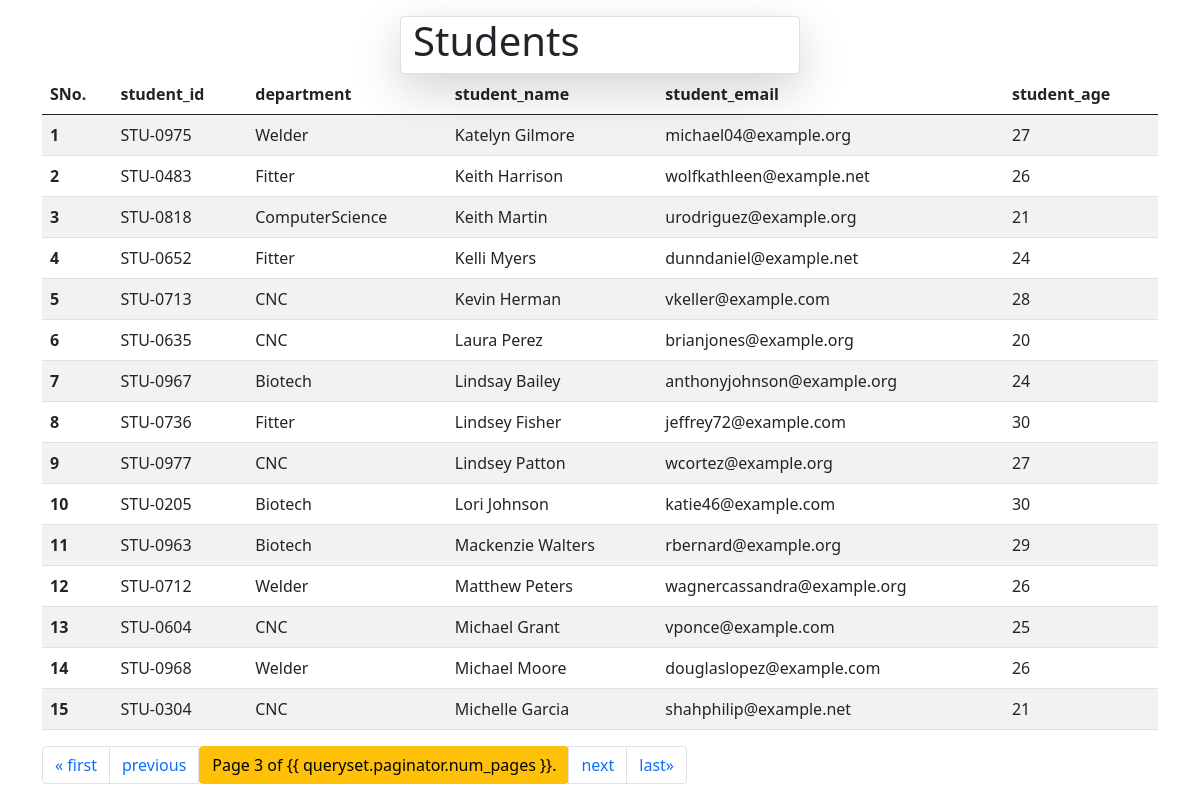
Page /students/?page=3 on the earlier database version.
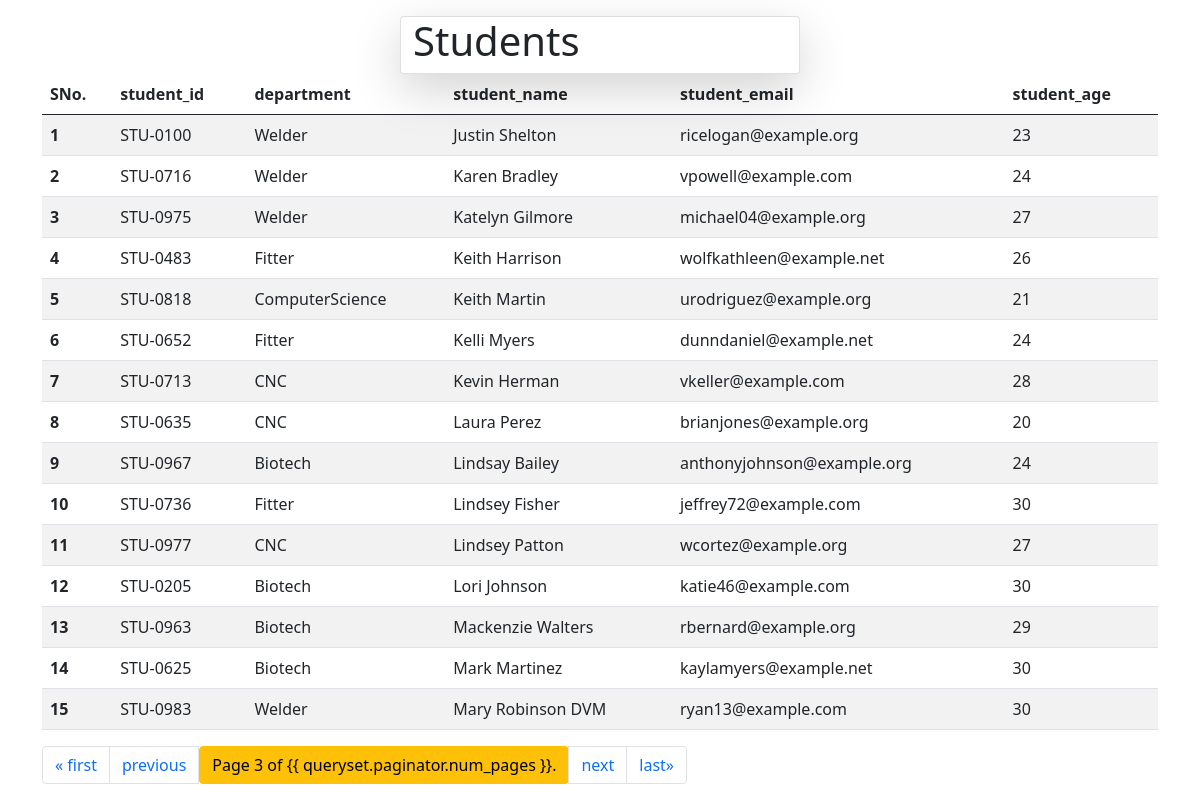
Same page on the later database version.
### vege/models.py (models this page shows)
class Student(models.Model):
    department = models.ForeignKey(
        Department, related_name="depart", on_delete=models.CASCADE)
    student_id = models.OneToOneField(
        StudentID, related_name="studentid", on_delete=models.CASCADE)
    student_name = models.CharField(max_length=100)
    student_email = models.EmailField(unique=True)
    student_age = models.IntegerField(default=18)
    student_address = models.TextField()
    def __str__(self) -> str:
        return self.student_name
    class Meta:
        ordering = ['student_name']
        verbose_name = "student"

class StudentID(models.Model):
    student_id = models.CharField(max_length=100)
    def __str__(self) -> str:
        return self.student_id

class Department(models.Model):
    department = models.CharField(max_length=100)
    def __str__(self) -> str:
        return self.department
    class Meta:
        ordering = ['department']

### vege/views.py (the view)
# urls.py: path('students/',views.get_students,name='get_studentss'),
def get_students(request):
    queryset = Student.objects.all()
    if request.GET.get('search'):
        search=request.GET.get('search')
        queryset=queryset.filter(Student_name__icontains=search)
    paginator = Paginator(queryset, 15)  # Show 25 contacts per page.
    page_number = request.GET.get("page", 1)
    page_obj = paginator.get_page(page_number)
    return render(request, 'report/students.html', {'queryset': page_obj})

### vege/templates/report/students.html (shortened to what this page needs)
<!DOCTYPE html>
<html lang="en">
<head>
    <link href="https://cdn.jsdelivr.net/npm/bootstrap@5.0.2/dist/css/bootstrap.min.css" rel="stylesheet"
>
</head>
<body>
    <div class="container col-4 card mt-3 shadow-lg">
        <h1>Students</h1>
    </div>
    <div class="container">
        <table class="table table-striped">
            <thead class="thead-dark">
                <tr>
                    <th scope="col">SNo.</th>
                    <th scope="col">student_id</th>
                    <th scope="col">department</th>
                    <th scope="col">student_name</th>
                    <th scope="col">student_email</th>
                    <th scope="col">student_age</th>
                </tr>
            </thead>
            <tbody>
                {% for student in queryset %}
                <tr>
                    <th scope="row">{{forloop.counter}}</th>
                    <td>{{student.student_id}}</td>
                    <td>{{student.department}}</td>
                    <td>{{student.student_name}}</td>
                    <td>{{student.student_email}}</td>
                    <td>{{student.student_age}}</td>
                </tr>
                {% endfor %}
            </tbody>
        </table>
        <div class="pagination">
            <nav aria-label="Page navigation example">
                <ul class="pagination">
                    {% if queryset.has_previous %}
                    <li class="page-item"><a class="page-link" href="?page=1">&laquo; first</a></li>
                    <li class="page-item"><a class="page-link"
                            href="?page={{ queryset.previous_page_number }}">previous</a></li>
                    {% endif %}
                    <span class="current btn btn-warning">Page {{ queryset.number }} of {{ queryset.paginator.num_pages
                        }}.</span>
                    {% if queryset.has_next %}
                    <li class="page-item"><a class="page-link" href="?page={{ queryset.next_page_number }}">next</a>
                    </li>
                    <li class="page-item"><a class="page-link"
                            href="?page={{ queryset.paginator.num_pages }}">last&raquo;</a></li>
                    {% endif %}
                </ul>
            </nav>
        </div>
    </div>
</body>
</html>

Differences in the rows shown:
no longer on this page (row unchanged): Student: student_id "STU-0712", department "Welder", student_name "Matthew Peters", student_email "wagnercassandra@example.org", student_age "26"
no longer on this page (row unchanged): Student: student_id "STU-0604", department "CNC", student_name "Michael Grant", student_email "vponce@example.com", student_age "25"
no longer on this page (row unchanged): Student: student_id "STU-0968", department "Welder", student_name "Michael Moore", student_email "douglaslopez@example.com", student_age "26"
no longer on this page (row unchanged): Student: student_id "STU-0304", department "CNC", student_name "Michelle Garcia", student_email "shahphilip@example.net", student_age "21"
now on this page (row unchanged): Student: student_id "STU-0100", department "Welder", student_name "Justin Shelton", student_email "ricelogan@example.org", student_age "23"
added Student: student_id "STU-0716", department "Welder", student_name "Karen Bradley", student_email "vpowell@example.com", student_age "24"
added Student: student_id "STU-0625", department "Biotech", student_name "Mark Martinez", student_email "kaylamyers@example.net", student_age "30"
added Student: student_id "STU-0983", department "Welder", student_name "Mary Robinson DVM", student_email "ryan13@example.com", student_age "30"
